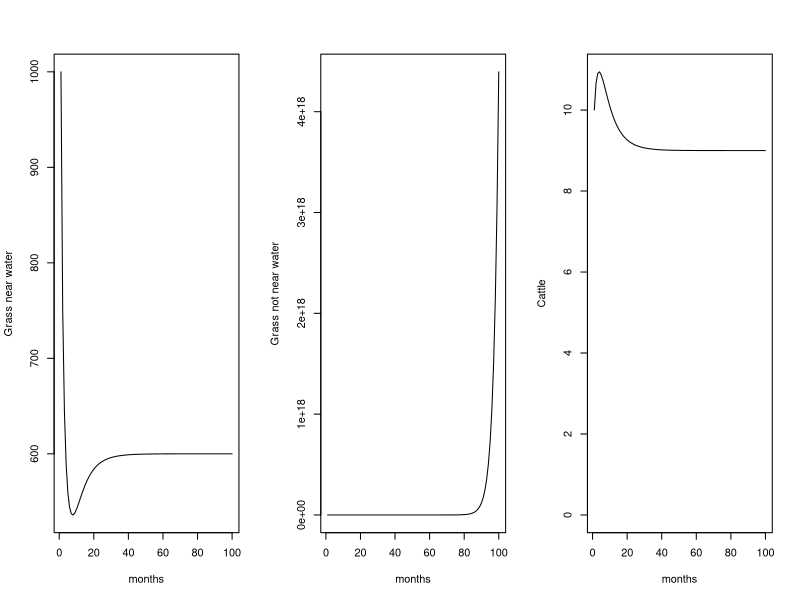

This figure's R source:
library(deSolve)

# Variable Definitions

# Grass / Plants
# Gw0 = initial grass density of area near water
# Gd0 = initial grass density of area not near water
# w2t = proportion of range that is near water
# rG = intrinsic growth rate of grasses, assume the same in both habitats
# kG = carrying density of grasses

# Cattle
# C0 = initial density of cattle within entire space
# aC = grass consumption by cattle per captia per timestep
# eC = cattle biomass conversion efficiency
# dhC = rate of cattle harvest by humans

model = function(t, y, parms) {
  
  Gw = y[1]
  Gd = y[2]
  C = y[3]
  
  with(as.list(params), {
    
    dGw = Gw * rG * ( 1 - Gw / kG ) - Gw * aC * C / w2t
    dGd = Gd * rG * ( 1 - Gw / kG )
    dC  = eC * aC * C * Gw * w2t - dhC * C
    
    differentials = c(dGw, dGd, dC)
    list(differentials)
  
  })
}

params = c(
        rG = .9, 
        w2t = .25,
        aC = .01,  # from stocking rates whitepapers?
        eC = .1,
        dhC = .15,
        kG = 1000
        )

Gw0 = 1000
Gd0 = 1000
C0 = 10
  
state = c(
          Gw0,
          Gd0,
          C0
        )


t = 1:100  # months ??

out = ode(y = state, times = t, func = model, parms = params)

par(mfrow=c(1,3))
matplot(t, out[,2], type = "l", ylab = "Grass near water", xlab = 'months')
matplot(t, out[,3], type = "l", ylab = "Grass not near water", xlab = 'months')
matplot(t, out[,4], type = "l", ylab = "Cattle", xlab = 'months', ylim=c(0, max(out[,4])))
par(mfrow=c(1,1))
